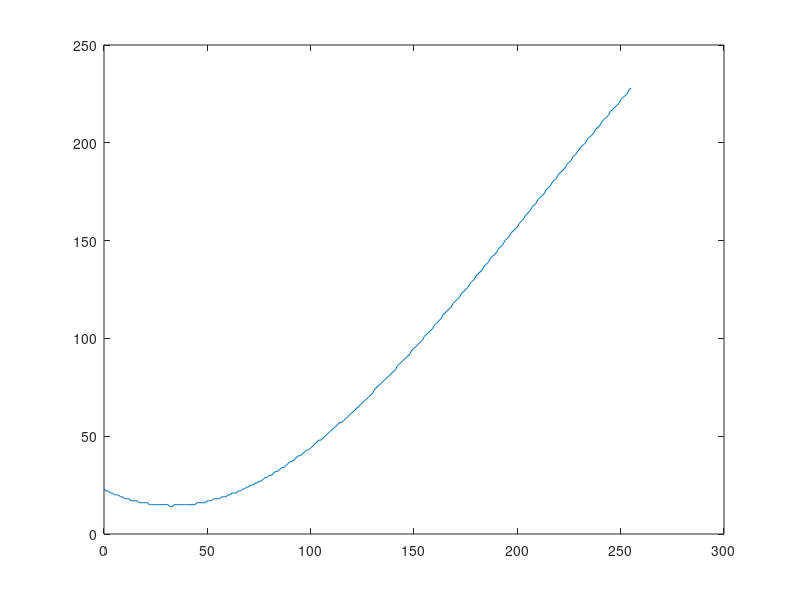

Recreate this plot in MATLAB.
clear;

% N = the maximum size of our duty_cycle value.
N = 255;
% M = The maximum value of distance in. In our case we take distance / 4
% into our lut, so M = 255
M = 255;

%brightness = [0 12.5 25 37.5 50 70 85 95 100];
%duty_cycle = [0 1 5 12.5 24 37.5 60 78 100];

distance_meas = [3778 2500 1469 427];
distance_meas_norm = 100 * (255 - distance_meas / 16) / 255;
brightness = [4 60 80 100];
duty_cycle = distance_meas_norm;

% The start, use these brightness and duty_cycle values. Then note the
% actual brightness at every duty cycle and adjust accordingly.
%brightness = [10 20 30 40 50 60 70 80 90 100];
%duty_cycle = [10 20 30 40 50 60 70 80 90 100];


%brightness = [0 10 33 80 95.6 100];
%duty_cycle = [0 7.4 39 63.95 89.53 100];
plot(brightness, duty_cycle);

distance = brightness * M / 100;
duty_cycle_normalized = duty_cycle * N / 100;

coeff = polyfit(distance, duty_cycle_normalized, 3);
x = [0:M];
plot(x,floor(polyval(coeff,x)));

%%
%% Data exporting
%%
quant = floor(polyval(coeff,x));
quant(quant < 0) = 0;
quant(quant > 255) = 255;

LUT_data = sprintf('( %d ),\n',quant);
LUT_data(end-1) = ' ';

preamble = {
'library IEEE;'
'use IEEE.STD_LOGIC_1164.ALL;'
'package LED_LUT_pkg is'
sprintf('type array_1d is array (0 to %d) of integer;',M)
'constant d2d_LUT : array_1d := ('
};

post = {
');'
'end package LED_LUT_pkg;'
};
LUT_data = strcat(sprintf("%s\n",preamble{:}),LUT_data,sprintf("%s\n",post{:}));

file = fopen('LED_LUT.vhd','w');
fprintf(file,"%s",LUT_data);
fclose(file);